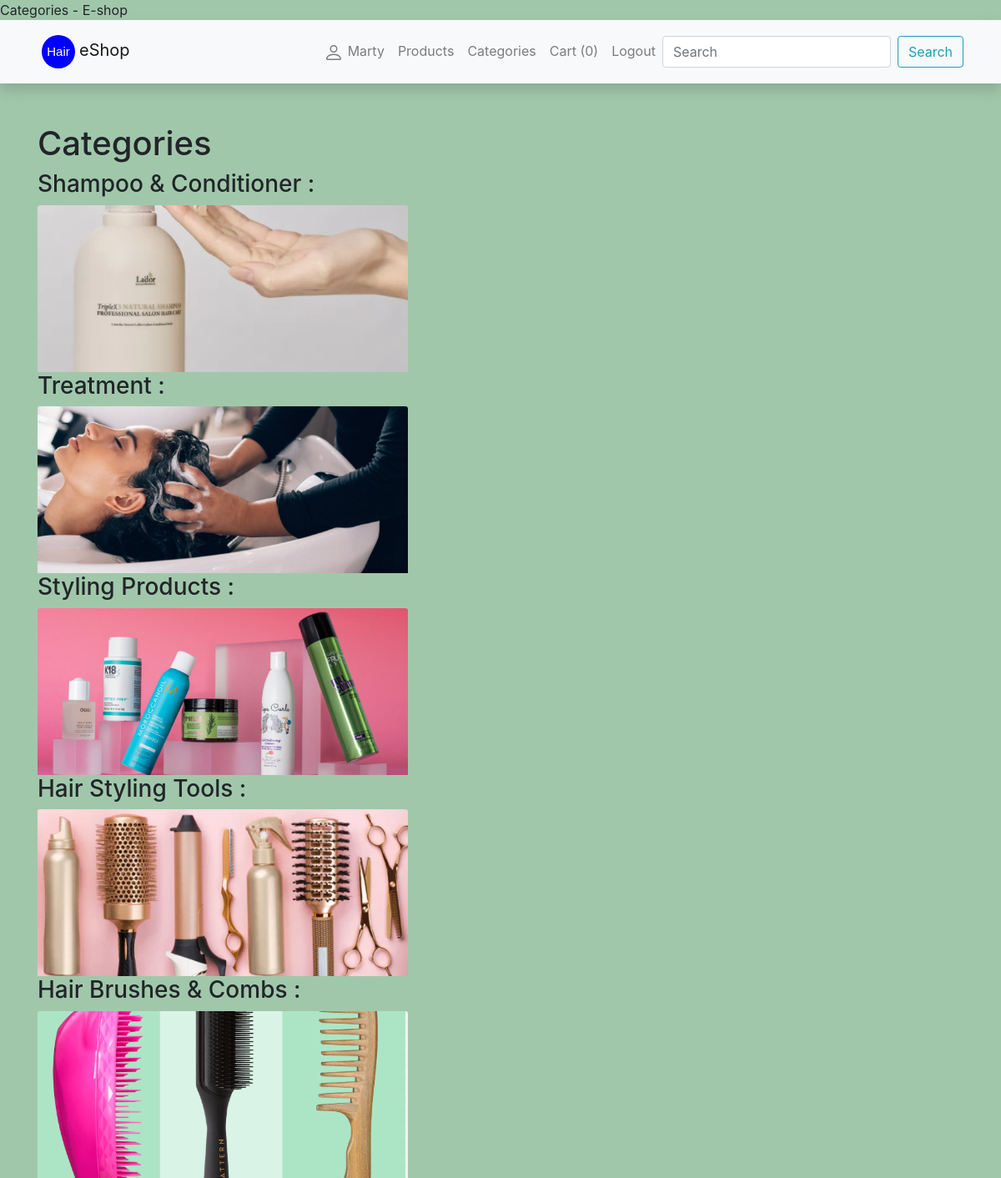
/eshop/categories/ (signed in), run on the app's committed database.
### eshop/models.py (models this page shows, shortened)
class Category(models.Model):
    name = models.CharField('Name', max_length=255)
    description = models.TextField('Category description', max_length=2000, default='Category description etc.')
    foto = models.ImageField('Foto', upload_to='foto', null=True, blank=True)
    class Meta:
        verbose_name = 'Category'
        verbose_name_plural = 'Categories'

### eshop/views.py (the view)
# urls.py: path('categories/', views.categories, name='categories'),
@login_required
def categories(request):
    categories = Category.objects.all()
    context = {'categories': categories}
    return render(request, 'categories.html', context)

### eshop/templates/categories.html (shortened to what this page needs)
{% extends 'base.html' %}
{% load static %}
{% block content %}
<h1>Categories</h1>
<div class="categories-list">
    {% for category in categories %}
      <div class="category">
        <h3>{{ category.name }} :</h3>
        {% if category.foto %}
          <a href="{% url 'category_products' category.id %}">
          <img class="card-img-top" style="width: 40%;" src="{{ category.foto.url }}" alt="{{ category.name }}"/></a>
          {% else %}
            <img class="card-img-top" style="width: 40%;" src="{% static 'img/no-image.png' %}"/>
          {% endif %}
      </div>
    {% endfor %}
  </div>
{% endblock %}

### eshop/templates/base.html (shortened to what this page needs)
<!DOCTYPE html>
<html lang="en">
  <head>
    <link
      rel="stylesheet"
      href="https://stackpath.bootstrapcdn.com/bootstrap/4.1.3/css/bootstrap.min.css"
    />
    <link
      rel="stylesheet"
      href="https://cdnjs.cloudflare.com/ajax/libs/font-awesome/4.7.0/css/font-awesome.min.css"
    />
    {% load static %}
    <link rel="stylesheet" href="{% static 'css/styles.css' %}" />
  </head>
  <body>
    <nav
      class="navbar navbar-expand-lg navbar-light bg-light static-top mb-5 shadow"
    >
      <div class="container">
        <a class="navbar-brand" href="{% url 'home' %}">
<svg xmlns="http://www.w3.org/2000/svg" width="50" height="50" viewBox="0 0 50 50">
  <circle cx="25" cy="25" r="20" fill="blue" />
  <text x="25" y="30" text-anchor="middle" fill="white" font-size="15" font-family="Arial">Hair</text>
</svg>eShop</a
        >
        <div class="collapse navbar-collapse" id="navbarResponsive">
          <ul class="navbar-nav ml-auto">
          {% if user.is_authenticated %}
            <li class="nav-item">
              <a class="nav-link" href="{% url 'profile' %}">
                 {{ user.username }}</a>
            </li>
            <li class="nav-item">
              <a class="nav-link" href="{% url 'products' %}">Products</a>
            </li>
              <li class="nav-item">
              <a class="nav-link" href="{% url 'categories' %}">Categories</a>
            </li>
              <li class="nav-item">
                <a class="nav-link" href="{% url 'cart' %}">
                Cart (<span id="cart-count">{{ request.session.cart|length }}</span>)
                </a>
            </li>
            <li class="nav-item">
              <a class="nav-link" href="{% url 'logout' %}">Logout</a>
            </li>
          {% endif %}
          </ul>
            {% if user.is_authenticated %}
            <form
            class="form-inline my-2 my-lg-0"
            action="{% url 'search' %}"
            method="get"
          >
            <input
              class="form-control mr-sm-2"
              type="search"
              placeholder="Search"
              aria-label="Search"
              name="search_text"
            />
            <button class="btn btn-outline-info my-2 my-sm-0" type="submit">
              Search
            </button>
          </form>
            {% endif %}
        </div>
      </div>
    </nav>
    <div class="container">{% block content %}{% endblock %}</div>
  </body>
</html>

### eshop/static/css/styles.css (style rules this page uses)
body { background-color: #a1c7ab; }
.card-img-top { width: 100%; height: 100%; object-fit: cover; }
.category img { width: 100%; height: 200px; object-fit: cover; }

### data on the page
Category: name "Shampoo & Conditioner", foto (picture)
Category: name "Treatment", foto (picture)
Category: name "Styling Products", foto (picture)
Category: name "Hair Styling Tools", foto (picture)
Category: name "Hair Brushes & Combs", foto (picture)

### other printed values
{{ user.username }} "Marty"
{{ request.session.cart|length }} "0"
